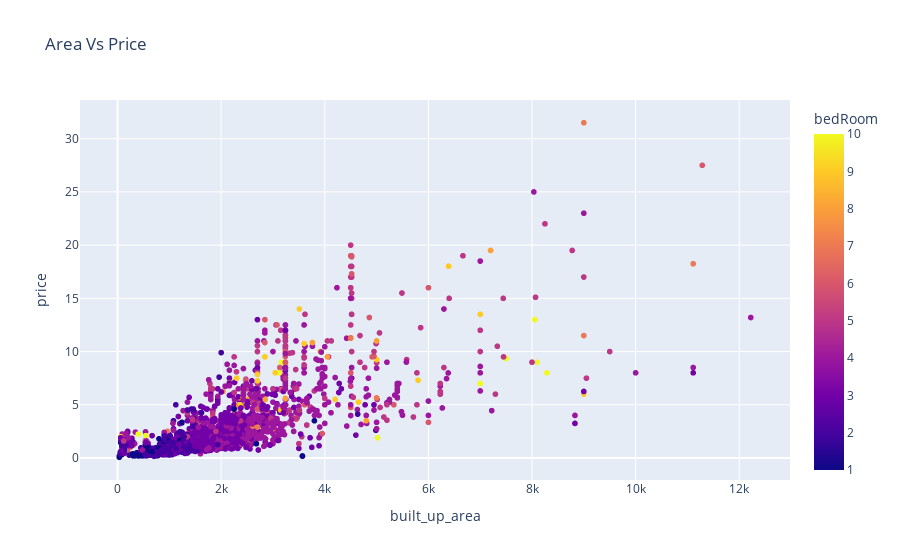

The notebook cell this image was saved under:
### Code cell
fig = px.scatter(df, x="built_up_area", y="price", color="bedRoom", title="Area Vs Price")

# Show the plot
fig.show()

### Figure 1 — Plotly figure (JSON) as saved in the notebook; plotly's stock layout.template omitted (floating-point values rounded to 4 significant figures; data arrays with more than 128 entries replaced by an {"elided": "..."} marker saying what was removed)
{"data": [{"hovertemplate": "built_up_area=%{x}<br>price=%{y}<br>bedRoom=%{marker.color}<extra></extra>", "legendgroup": "", "marker": {"color": {"elided": "3554 float values"}, "coloraxis": "coloraxis", "symbol": "circle"}, "mode": "markers", "name": "", "showlegend": false, "type": "scattergl", "x": {"elided": "3554 float values"}, "xaxis": "x", "y": {"elided": "3554 float values"}, "yaxis": "y"}], "layout": {"coloraxis": {"colorbar": {"title": {"text": "bedRoom"}}, "colorscale": [[0, "#0d0887"], [0.1111, "#46039f"], [0.2222, "#7201a8"], [0.3333, "#9c179e"], [0.4444, "#bd3786"], [0.5556, "#d8576b"], [0.6667, "#ed7953"], [0.7778, "#fb9f3a"], [0.8889, "#fdca26"], [1, "#f0f921"]]}, "legend": {"tracegroupgap": 0}, "title": {"text": "Area Vs Price"}, "xaxis": {"anchor": "y", "domain": [0, 1], "title": {"text": "built_up_area"}}, "yaxis": {"anchor": "x", "domain": [0, 1], "title": {"text": "price"}}}}
